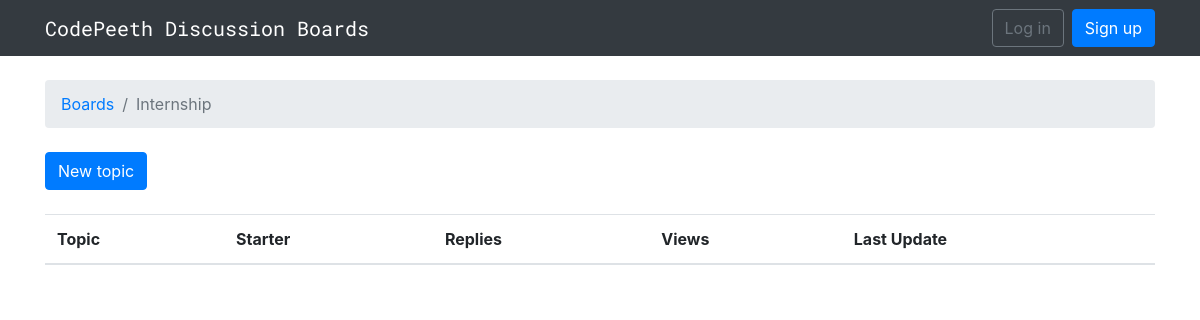
The page /boards/1/ on the database as committed earlier.
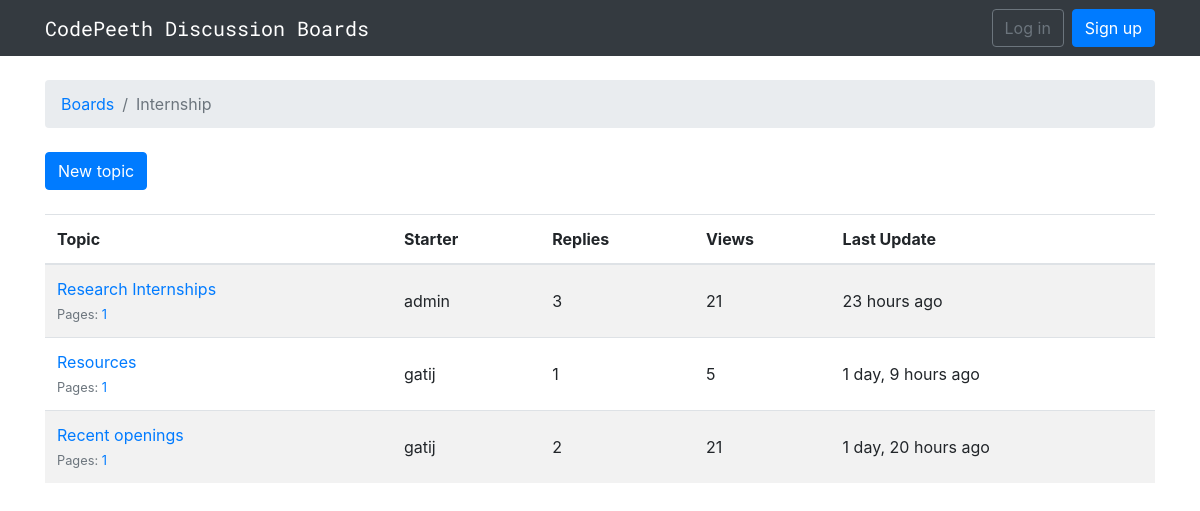
The same page on the database as committed later.
### boards/models.py (models this page shows, shortened)
class Board(models.Model):
    name = models.CharField(max_length=30, unique=True)
    description = models.CharField(max_length=100)

class Topic(models.Model):
    subject = models.CharField(max_length=255)
    last_updated = models.DateTimeField(auto_now_add=True)
    board = models.ForeignKey(Board, on_delete = models.CASCADE,
            related_name='topics')
    starter = models.ForeignKey(User, on_delete = models.SET(get_sentinel_user),
            related_name='topics')
    views = models.PositiveIntegerField(default=0)
    def get_page_count(self):
        count = self.posts.count()
        pages = count / 20
        return math.ceil(pages)
    def has_many_pages(self, count=None):
        if count is None:
            count = self.get_page_count()
        return count > 6
    def get_page_range(self):
        count = self.get_page_count()
        if self.has_many_pages(count):
            return range(1, 5)
        return range(1, count + 1)

### boards/views.py (the view)
# urls.py: path('<int:pk>/', views.TopicListView.as_view(), name='board_topics'),
class TopicListView(ListView):
    model = Topic
    context_object_name = 'topics'
    template_name = 'topics.html'
    paginate_by = 20
    def get_context_data(self, **kwargs):
        kwargs['board'] = self.board
        return super().get_context_data(**kwargs)
    def get_queryset(self):
        self.board = get_object_or_404(Board, pk=self.kwargs.get('pk'))
        queryset = self.board.topics.order_by('-last_updated').annotate(replies=Count('posts') - 1)
        return queryset

### templates/topics.html (shortened to what this page needs)
{% extends 'base.html' %}
{% load humanize %}
{% block breadcrumb %}
  <li class="breadcrumb-item"><a href="{% url 'boards_home' %}">Boards</a></li>
  <li class="breadcrumb-item active">{{ board.name }}</li>
{% endblock %}
{% block content %}
  <div class="mb-4">
    <a href="{% url 'new_topic' board.pk %}" class="btn btn-primary">New topic</a>
  </div>
     <table class="table table-striped mb-4">
    <thead class="thead-inverse">
      <tr>
        <th>Topic</th>
        <th>Starter</th>
        <th>Replies</th>
        <th>Views</th>
        <th>Last Update</th>
      </tr>
    </thead>
    <tbody>
      {% for topic in topics %}
        {% url 'topic_posts' board.pk topic.pk as topic_url %}
        <tr>
          <td>
            <p class="mb-0">
              <a href="{{ topic_url }}">{{ topic.subject }}</a>
            </p>
            <small class="text-muted">
              Pages:
              {% for i in topic.get_page_range %}
                <a href="{{ topic_url }}?page={{ i }}">{{ i }}</a>
              {% endfor %}
            </small>
          </td>
          <td class="align-middle">{{ topic.starter.username }}</td>
          <td class="align-middle">{{ topic.replies }}</td>
          <td class="align-middle">{{ topic.views }}</td>
          <td class="align-middle">{{ topic.last_updated|naturaltime }}</td>
        </tr>
      {% endfor %}
    </tbody>
  </table>
{% endblock %}

### templates/base.html (shortened to what this page needs)
{% load static %}
<!DOCTYPE html>
<html>
  <head>
    <link rel="stylesheet" href="https://maxcdn.bootstrapcdn.com/bootstrap/4.0.0/css/bootstrap.min.css">
    <link rel="stylesheet" href="{% static 'css/app.css' %}">
  </head>
  <body>
    {% block body %}
    <nav class="navbar navbar-expand-sm navbar-dark bg-dark">
  <div class="container">
    <a class="navbar-brand" href="{% url 'boards_home' %}">CodePeeth Discussion Boards</a>
    <div class="collapse navbar-collapse" id="mainMenu">
      {% if user.is_authenticated %}
        <ul class="navbar-nav ml-auto">
          <li class="nav-item dropdown">
            <a class="nav-link dropdown-toggle" href="#" id="userMenu" data-toggle="dropdown" aria-haspopup="true" aria-expanded="false">
              {{ user.username }}
            </a>
            <div class="dropdown-menu dropdown-menu-right" aria-labelledby="userMenu">
              <a class="dropdown-item" href="{% url 'my_account' %}">My account</a>
              <a class="dropdown-item" href="{% url 'password_change' %}">Change password</a>
              <div class="dropdown-divider"></div>
              <a class="dropdown-item" href="{% url 'logout' %}">Log out</a>
            </div>
          </li>
        </ul>
      {% else %}
        <form class="form-inline ml-auto">
          <a href="{% url 'login' %}" class="btn btn-outline-secondary">Log in</a>
          <a href="{% url 'signup' %}" class="btn btn-primary ml-2">Sign up</a>
        </form>
      {% endif %}
    </div>
  </div>
</nav>
    <div class="container">
      <ol class="breadcrumb my-4">
        {% block breadcrumb %}
        {% endblock %}
      </ol>
      {% block content %}
      {% endblock %}
    </div>
    {% endblock body %}
  </body>
</html>

### static/css/app.css (style rules this page uses)
.navbar-brand { font-family: 'Roboto Mono', monospace; }

Rows that differ between the two databases and show on the page:
added Topic: subject "Research Internships", get_page_range "1", starter.username "admin", replies "3", views "21", last_updated "23 hours ago"
added Topic: subject "Resources", get_page_range "1", starter.username "gatij", replies "1", views "5", last_updated "1 day, 9 hours ago"
added Topic: subject "Recent openings", get_page_range "1", starter.username "gatij", replies "2", views "21", last_updated "1 day, 20 hours ago"
